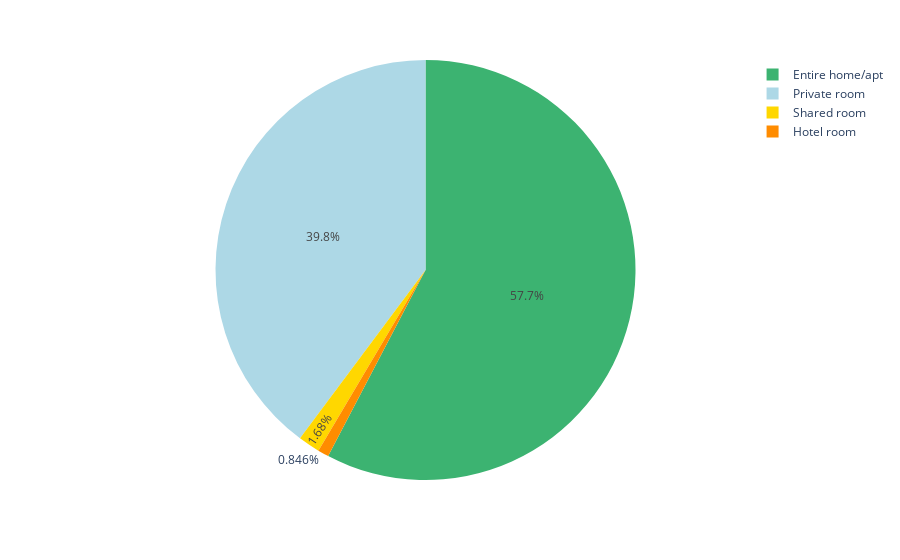

Notebook source saved alongside this figure:
### Markdown cell above
Otra variable a tener en cuenta será el tipo de habitación. Por ello, estudiaremos el precio medio de acuerdo al tipo de habitación. Primero de todo, cuantos tipos de habitación hay:

### Code cell
level_count = pd.DataFrame(df_listings["room_type"].value_counts()).reset_index().rename(columns = {"index":"room_type", "room_type": "count"})
level_count = level_count.sort_values("room_type").reset_index(drop = True)

fig = px.pie(level_count, values="count", names="room_type", color = "room_type",
            color_discrete_map = {
                "Private room": "lightblue",
                "Entire home/apt": "mediumseagreen",
                "Shared room": "gold",
                "Hotel room": "darkorange",                
            })
fig.show()

### Figure 1 — Plotly figure (JSON) as saved in the notebook; plotly's stock layout.template omitted (floating-point values rounded to 4 significant figures)
{"data": [{"customdata": [["Entire home/apt"], ["Hotel room"], ["Private room"], ["Shared room"]], "domain": {"x": [0, 1], "y": [0, 1]}, "hovertemplate": "room_type=%{customdata[0]}<br>count=%{value}<extra></extra>", "labels": ["Entire home/apt", "Hotel room", "Private room", "Shared room"], "legendgroup": "", "marker": {"colors": ["mediumseagreen", "darkorange", "lightblue", "gold"]}, "name": "", "showlegend": true, "type": "pie", "values": [11314, 166, 7809, 329]}], "layout": {"legend": {"tracegroupgap": 0}, "margin": {"t": 60}}}
